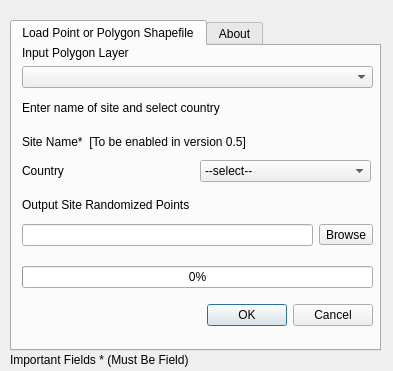
<?xml version="1.0" encoding="UTF-8"?>
<ui version="4.0">
 <class>ppgen</class>
 <widget class="QDialog" name="ppgen">
  <property name="geometry">
   <rect>
    <x>0</x>
    <y>0</y>
    <width>393</width>
    <height>371</height>
   </rect>
  </property>
  <property name="windowTitle">
   <string>Load Point or Polygon Shapefile</string>
  </property>
  <widget class="QTabWidget" name="tabWidget">
   <property name="geometry">
    <rect>
     <x>10</x>
     <y>20</y>
     <width>371</width>
     <height>331</height>
    </rect>
   </property>
   <property name="currentIndex">
    <number>0</number>
   </property>
   <widget class="QWidget" name="tabVector">
    <attribute name="title">
     <string>Load Point or Polygon Shapefile</string>
    </attribute>
    <widget class="QWidget" name="verticalLayoutWidget">
     <property name="geometry">
      <rect>
       <x>10</x>
       <y>0</y>
       <width>351</width>
       <height>110</height>
      </rect>
     </property>
     <layout class="QVBoxLayout" name="verticalLayout">
      <item>
       <widget class="QLabel" name="label_3">
        <property name="sizePolicy">
         <sizepolicy hsizetype="Fixed" vsizetype="Fixed">
          <horstretch>0</horstretch>
          <verstretch>0</verstretch>
         </sizepolicy>
        </property>
        <property name="text">
         <string>Input Polygon Layer</string>
        </property>
       </widget>
      </item>
      <item>
       <widget class="QComboBox" name="inShape"/>
      </item>
      <item>
       <widget class="QLabel" name="label_12">
        <property name="text">
         <string>Enter name of site and select country</string>
        </property>
       </widget>
      </item>
      <item>
       <layout class="QHBoxLayout" name="horizontalLayout">
        <item>
         <widget class="QLabel" name="label">
          <property name="text">
           <string>Site Name*  [To be enabled in version 0.5]</string>
          </property>
         </widget>
        </item>
       </layout>
      </item>
     </layout>
    </widget>
    <widget class="QWidget" name="verticalLayoutWidget_2">
     <property name="geometry">
      <rect>
       <x>10</x>
       <y>146</y>
       <width>351</width>
       <height>61</height>
      </rect>
     </property>
     <layout class="QVBoxLayout" name="verticalLayout_2">
      <item>
       <widget class="QLabel" name="label_2">
        <property name="sizePolicy">
         <sizepolicy hsizetype="Fixed" vsizetype="Fixed">
          <horstretch>0</horstretch>
          <verstretch>0</verstretch>
         </sizepolicy>
        </property>
        <property name="text">
         <string>Output Site Randomized Points</string>
        </property>
       </widget>
      </item>
      <item>
       <layout class="QHBoxLayout" name="horizontalLayout_2">
        <item>
         <widget class="QLineEdit" name="outShape">
          <property name="readOnly">
           <bool>true</bool>
          </property>
         </widget>
        </item>
        <item>
         <widget class="QToolButton" name="toolOut">
          <property name="text">
           <string>Browse</string>
          </property>
         </widget>
        </item>
       </layout>
      </item>
     </layout>
    </widget>
    <widget class="QWidget" name="verticalLayoutWidget_3">
     <property name="geometry">
      <rect>
       <x>10</x>
       <y>210</y>
       <width>351</width>
       <height>80</height>
      </rect>
     </property>
     <layout class="QVBoxLayout" name="verticalLayout_4">
      <item>
       <widget class="QProgressBar" name="progressBar">
        <property name="value">
         <number>0</number>
        </property>
        <property name="alignment">
         <set>Qt::AlignCenter</set>
        </property>
        <property name="textVisible">
         <bool>true</bool>
        </property>
       </widget>
      </item>
      <item>
       <widget class="QDialogButtonBox" name="buttonBox_2">
        <property name="orientation">
         <enum>Qt::Horizontal</enum>
        </property>
        <property name="standardButtons">
         <set>QDialogButtonBox::Cancel|QDialogButtonBox::Ok</set>
        </property>
       </widget>
      </item>
     </layout>
    </widget>
    <widget class="QWidget" name="verticalLayoutWidget_4">
     <property name="geometry">
      <rect>
       <x>10</x>
       <y>110</y>
       <width>349</width>
       <height>31</height>
      </rect>
     </property>
     <layout class="QVBoxLayout" name="verticalLayout_3">
      <item>
       <layout class="QHBoxLayout" name="horizontalLayout_3">
        <item>
         <widget class="QLabel" name="label_4">
          <property name="text">
           <string>Country</string>
          </property>
         </widget>
        </item>
        <item>
         <widget class="QComboBox" name="country">
          <item>
           <property name="text">
            <string>--select--</string>
           </property>
          </item>
          <item>
           <property name="text">
            <string>Cote d'Ivoire</string>
           </property>
          </item>
          <item>
           <property name="text">
            <string>Angola</string>
           </property>
          </item>
          <item>
           <property name="text">
            <string>Burkina Faso</string>
           </property>
          </item>
          <item>
           <property name="text">
            <string>Burundi</string>
           </property>
          </item>
          <item>
           <property name="text">
            <string>Benin</string>
           </property>
          </item>
          <item>
           <property name="text">
            <string>Botswana</string>
           </property>
          </item>
          <item>
           <property name="text">
            <string>Congo, DRC</string>
           </property>
          </item>
          <item>
           <property name="text">
            <string>Central African Republic</string>
           </property>
          </item>
          <item>
           <property name="text">
            <string>Congo</string>
           </property>
          </item>
          <item>
           <property name="text">
            <string>Cameroon</string>
           </property>
          </item>
          <item>
           <property name="text">
            <string>Djibouti</string>
           </property>
          </item>
          <item>
           <property name="text">
            <string>Algeria</string>
           </property>
          </item>
          <item>
           <property name="text">
            <string>Egypt</string>
           </property>
          </item>
          <item>
           <property name="text">
            <string>Western Sahara</string>
           </property>
          </item>
          <item>
           <property name="text">
            <string>Eritrea</string>
           </property>
          </item>
          <item>
           <property name="text">
            <string>Ethiopia</string>
           </property>
          </item>
          <item>
           <property name="text">
            <string>Gabon</string>
           </property>
          </item>
          <item>
           <property name="text">
            <string>Ghana</string>
           </property>
          </item>
          <item>
           <property name="text">
            <string>The Gambia</string>
           </property>
          </item>
          <item>
           <property name="text">
            <string>Guinea</string>
           </property>
          </item>
          <item>
           <property name="text">
            <string>Equatorial Guinea</string>
           </property>
          </item>
          <item>
           <property name="text">
            <string>Guinea-Bissau</string>
           </property>
          </item>
          <item>
           <property name="text">
            <string>Kenya</string>
           </property>
          </item>
          <item>
           <property name="text">
            <string>Comoros</string>
           </property>
          </item>
          <item>
           <property name="text">
            <string>Liberia</string>
           </property>
          </item>
          <item>
           <property name="text">
            <string>Lesotho</string>
           </property>
          </item>
          <item>
           <property name="text">
            <string>Libya</string>
           </property>
          </item>
          <item>
           <property name="text">
            <string>Morocco</string>
           </property>
          </item>
          <item>
           <property name="text">
            <string>Madagascar</string>
           </property>
          </item>
          <item>
           <property name="text">
            <string>Mali</string>
           </property>
          </item>
          <item>
           <property name="text">
            <string>Mauritania</string>
           </property>
          </item>
          <item>
           <property name="text">
            <string>Mauritius</string>
           </property>
          </item>
          <item>
           <property name="text">
            <string>Malawi</string>
           </property>
          </item>
          <item>
           <property name="text">
            <string>Mozambique</string>
           </property>
          </item>
          <item>
           <property name="text">
            <string>Namibia</string>
           </property>
          </item>
          <item>
           <property name="text">
            <string>Niger</string>
           </property>
          </item>
          <item>
           <property name="text">
            <string>Nigeria</string>
           </property>
          </item>
          <item>
           <property name="text">
            <string>Reunion</string>
           </property>
          </item>
          <item>
           <property name="text">
            <string>Rwanda</string>
           </property>
          </item>
          <item>
           <property name="text">
            <string>Seychelles</string>
           </property>
          </item>
          <item>
           <property name="text">
            <string>Sudan</string>
           </property>
          </item>
          <item>
           <property name="text">
            <string>Sierra Leone</string>
           </property>
          </item>
          <item>
           <property name="text">
            <string>Senegal</string>
           </property>
          </item>
          <item>
           <property name="text">
            <string>Somalia</string>
           </property>
          </item>
          <item>
           <property name="text">
            <string>Sao Tome &amp; Principe</string>
           </property>
          </item>
          <item>
           <property name="text">
            <string>Swaziland</string>
           </property>
          </item>
          <item>
           <property name="text">
            <string>Chad</string>
           </property>
          </item>
          <item>
           <property name="text">
            <string>Togo</string>
           </property>
          </item>
          <item>
           <property name="text">
            <string>Tunisia</string>
           </property>
          </item>
          <item>
           <property name="text">
            <string>Tanzania</string>
           </property>
          </item>
          <item>
           <property name="text">
            <string>Uganda</string>
           </property>
          </item>
          <item>
           <property name="text">
            <string>Mayotte</string>
           </property>
          </item>
          <item>
           <property name="text">
            <string>South Africa</string>
           </property>
          </item>
          <item>
           <property name="text">
            <string>Zambia</string>
           </property>
          </item>
          <item>
           <property name="text">
            <string>Zimbabwe</string>
           </property>
          </item>
         </widget>
        </item>
       </layout>
      </item>
     </layout>
    </widget>
   </widget>
   <widget class="QWidget" name="tabAbout">
    <attribute name="title">
     <string>About</string>
    </attribute>
    <widget class="QLabel" name="label_7">
     <property name="geometry">
      <rect>
       <x>20</x>
       <y>5</y>
       <width>311</width>
       <height>91</height>
      </rect>
     </property>
     <property name="text">
      <string>&lt;html&gt;&lt;head/&gt;&lt;body&gt;&lt;p&gt;Point or Polygon Load&lt;/p&gt;&lt;/body&gt;&lt;/html&gt;</string>
     </property>
     <property name="scaledContents">
      <bool>false</bool>
     </property>
     <property name="alignment">
      <set>Qt::AlignCenter</set>
     </property>
     <property name="wordWrap">
      <bool>true</bool>
     </property>
     <property name="textInteractionFlags">
      <set>Qt::LinksAccessibleByMouse|Qt::TextSelectableByKeyboard|Qt::TextSelectableByMouse</set>
     </property>
    </widget>
   </widget>
  </widget>
  <widget class="QLabel" name="label_5">
   <property name="geometry">
    <rect>
     <x>10</x>
     <y>350</y>
     <width>347</width>
     <height>20</height>
    </rect>
   </property>
   <property name="text">
    <string>Important Fields * (Must Be Field)</string>
   </property>
  </widget>
 </widget>
 <resources>
  <include location="../loadthemall/resources.qrc"/>
  <include location="resources.qrc"/>
 </resources>
 <connections>
  <connection>
   <sender>buttonBox_2</sender>
   <signal>accepted()</signal>
   <receiver>ppgen</receiver>
   <slot>accept()</slot>
   <hints>
    <hint type="sourcelabel">
     <x>248</x>
     <y>254</y>
    </hint>
    <hint type="destinationlabel">
     <x>157</x>
     <y>274</y>
    </hint>
   </hints>
  </connection>
  <connection>
   <sender>buttonBox_2</sender>
   <signal>rejected()</signal>
   <receiver>ppgen</receiver>
   <slot>reject()</slot>
   <hints>
    <hint type="sourcelabel">
     <x>316</x>
     <y>260</y>
    </hint>
    <hint type="destinationlabel">
     <x>286</x>
     <y>274</y>
    </hint>
   </hints>
  </connection>
 </connections>
</ui>
